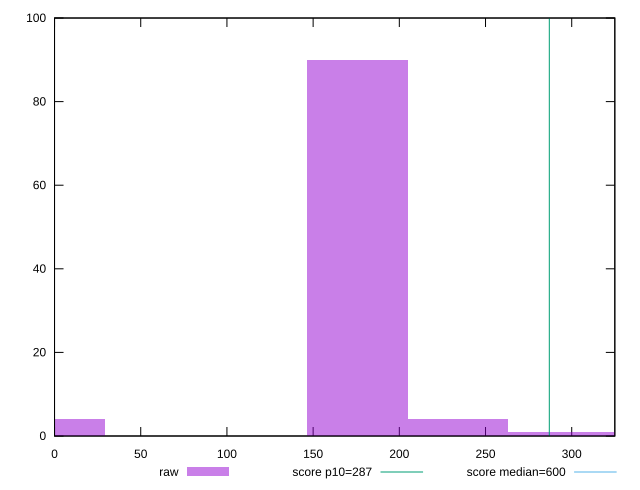

This chart was generated by the following gnuplot code:
reset

$raw <<EOF
175.49998170198552 90
0 4
233.99997560264737 4
350.99996340397104 1
292.4999695033092 1
EOF

set key outside below
set boxwidth 58.49999390066184
set xrange [0:325]
set yrange [0:100]
set trange [0:100]
set style fill transparent solid 0.5 noborder

set parametric
set terminal svg size 640, 490 enhanced background rgb 'white'
set output "report_00025_2021-02-22T21:38:55.199Z/total-blocking-time/samples/pages+cached+noadtech+nomedia/raw/histogram.svg"

plot $raw title "raw" with boxes, \
     287,t title "score p10=287", \
     600,t title "score median=600"

reset
